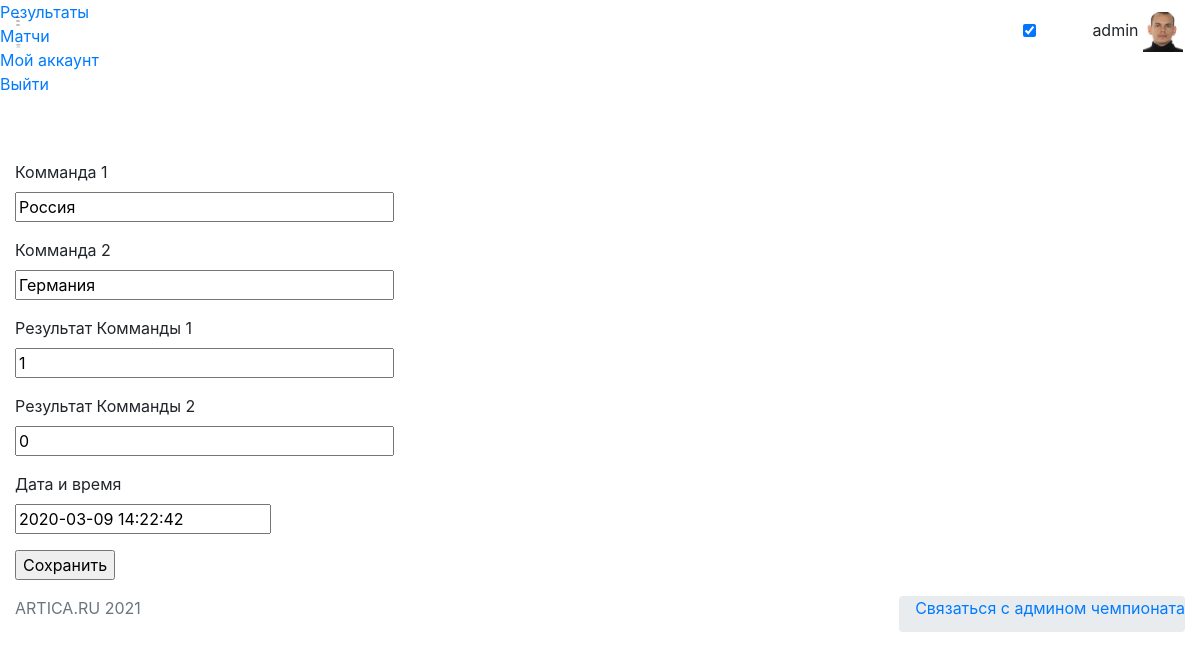
The page /editmatchs/1 (signed in) on the database its author committed.
### app/models.py (models this page shows, shortened)
class User(UserMixin, db.Model):
    id = db.Column(db.Integer, primary_key=True)
    username = db.Column(db.String(64), index=True, unique=True)
    email = db.Column(db.String(120), index=True, unique=True)
    password_hash = db.Column(db.String(128))
    pred = db.relationship('Bets', backref='author', lazy='dynamic')
    avatar = db.Column(db.String(128))
    about_me = db.Column(db.String(140))
    fio = db.Column(db.String(140))

class Match(db.Model):
    id = db.Column(db.Integer, primary_key=True)
    team1 = db.Column(db.String(64))
    team2 = db.Column(db.String(64))
    t1_res =  db.Column(db.Integer)
    t2_res = db.Column(db.Integer)
    timestamp = db.Column(db.DateTime, index=True, default=datetime.utcnow)
    completed = db.Column(db.Boolean, default=False)

### app/routes.py (the view, shortened to what this page needs)
@app.route('/editmatchs/<match_id>', methods=['GET', 'POST'])
@login_required
def editmatchs(match_id):
    if current_user.username == 'admin':
        edit = Match.query.filter_by(id=match_id).first_or_404()
        form = MatchEditForm()
        return render_template('editmatch.html', form=form, edit=edit)
    else:
        return redirect(url_for('matchs'))
    return redirect(url_for('matchs'))

### app/forms.py
class MatchEditForm(FlaskForm):
    team1 = StringField('Комманда 1', validators=[DataRequired()])
    team2 = StringField('Комманда 2', validators=[DataRequired()])
    t1_res = StringField('Результат Комманды 1')
    t2_res = StringField('Результат Комманды 2')
    datetime = DateTimeField('Дата и время', validators=[DataRequired()], default= datetime.utcnow())
    submit = SubmitField('Сохранить')

### app/models.py (called while the page is built)
@login.user_loader
def load_user(id):
    return User.query.get(int(id))

### app/templates/editmatch.html (shortened to what this page needs)
{% extends  'base.html' %}
{% block content%}
     <form action="" method="post" novalidate>
        <p>
            {{ form.team1.label }}<br>
            {{ form.team1(size=32, value=edit.team1) }}<br>
        </p>
         <p>
            {{ form.team2.label }}<br>
            {{ form.team2(size=32, value=edit.team2) }}<br>
        </p>
         <p>
            {{ form.t1_res.label }}<br>
            {{ form.t1_res(size=32, value=edit.t1_res) }}<br>
        </p>
         <p>
            {{ form.t2_res.label }}<br>
            {{ form.t2_res(size=32, value=edit.t2_res) }}<br>
        </p>
        <p>
            {{ form.datetime.label }}<br>
            {{ form.datetime (value=edit.timestamp)}}<br>
        </p>
        <p>{{ form.submit() }}</p>
    </form>
{% endblock %}

### app/templates/base.html (shortened to what this page needs)
<!DOCTYPE html>
<html lang="en">
<head>
    <link rel="stylesheet" href="https://starbets.herokuapp.com/static/font/iconsmind-s/css/iconsminds.css" />
    <link rel="stylesheet" href="https://starbets.herokuapp.com/static/font/simple-line-icons/css/simple-line-icons.css" />
    <link rel="stylesheet" href="https://starbets.herokuapp.com/static/css/vendor/bootstrap.min.css" />
    <link rel="stylesheet" href="https://starbets.herokuapp.com/static/css/vendor/bootstrap.rtl.only.min.css" />
    <link rel="stylesheet" href="https://starbets.herokuapp.com/static/css/vendor/fullcalendar.min.css" />
    <link rel="stylesheet" href="https://starbets.herokuapp.com/static/css/vendor/dataTables.bootstrap4.min.css" />
    <link rel="stylesheet" href="https://starbets.herokuapp.com/static/css/vendor/datatables.responsive.bootstrap4.min.css" />
    <link rel="stylesheet" href="https://starbets.herokuapp.com/static/css/vendor/select2.min.css" />
    <link rel="stylesheet" href="https://starbets.herokuapp.com/static/css/vendor/select2-bootstrap.min.css" />
    <link rel="stylesheet" href="https://starbets.herokuapp.com/static/css/vendor/perfect-scrollbar.css" />
    <link rel="stylesheet" href="https://starbets.herokuapp.com/static/css/vendor/glide.core.min.css" />
    <link rel="stylesheet" href="https://starbets.herokuapp.com/static/css/vendor/bootstrap-stars.css" />
    <link rel="stylesheet" href="https://starbets.herokuapp.com/static/css/vendor/nouislider.min.css" />
    <link rel="stylesheet" href="https://starbets.herokuapp.com/static/css/vendor/bootstrap-datepicker3.min.css" />
    <link rel="stylesheet" href="https://starbets.herokuapp.com/static/css/vendor/component-custom-switch.min.css" />
    <link rel="stylesheet" href="https://starbets.herokuapp.com/static/css/main.css" />
</head>
<body id="app-container" class="menu-default show-spinner">
    <nav class="navbar fixed-top">
        <div class="d-flex align-items-center navbar-left">
            <a href="#" class="menu-button d-none d-md-block">
                <svg class="main" xmlns="http://www.w3.org/2000/svg" viewBox="0 0 9 17">
                    <rect x="0.48" y="0.5" width="7" height="1" />
                    <rect x="0.48" y="7.5" width="7" height="1" />
                    <rect x="0.48" y="15.5" width="7" height="1" />
                </svg>
                <svg class="sub" xmlns="http://www.w3.org/2000/svg" viewBox="0 0 18 17">
                    <rect x="1.56" y="0.5" width="16" height="1" />
                    <rect x="1.56" y="7.5" width="16" height="1" />
                    <rect x="1.56" y="15.5" width="16" height="1" />
                </svg>
            </a>
        </div>
        <div class="navbar-right">
            <div class="header-icons d-inline-block align-middle">
                <div class="d-none d-md-inline-block align-text-bottom mr-3">
                    <div class="custom-switch custom-switch-primary-inverse custom-switch-small pl-1"
                         data-toggle="tooltip" data-placement="left" title="Dark Mode">
                        <input class="custom-switch-input" id="switchDark" type="checkbox" checked>
                    </div>
                </div>
                <button class="header-icon btn btn-empty d-none d-sm-inline-block" type="button" id="fullScreenButton">
                </button>
            </div>
               {% if current_user.is_anonymous %}{% else %}
            <div class="user d-inline-block">
                <button class="btn btn-empty p-0" type="button" data-toggle="dropdown" aria-haspopup="true"
                    aria-expanded="false">
                    <span class="name">{{ current_user.username }}</span>
                    <span>
                        <img style="object-fit: cover; width: 40px; height: 40px;" alt="Profile picture" src="{{'static/'+current_user.avatar}}" />
                    </span>
                </button>
            </div>
            {% endif %}
        </div>
    </nav>
    <div class="menu">
        <div class="main-menu">
            <div class="scroll">
                <ul class="list-unstyled">
                    {% if current_user.is_anonymous %}
                    <li>
                        <a href="{{ url_for('login') }}">
                            <i class="simple-icon-login"></i> Войти
                        </a>
                    </li>
                    <li>
                        <a href="{{ url_for('register') }}">
                            <i class="simple-icon-user-follow"></i> Регистрация
                        </a>
                    </li>
                    {% else %}
                   <li  {% block active %}{% endblock %}>
                        <a href="/">
                            <span>Результаты</span>
                        </a>
                    </li>
                    <li {% block activematch %}{% endblock %}>
                        <a href="{{ url_for('matchs') }}">
                             Матчи
                        </a>
                    </li>
                    <li {% block activeacc %}{% endblock %}>
                        <a href="{{ url_for('user', username=current_user.username) }}">
                             Мой аккаунт
                        </a>
                    </li>
                    <li>
                        <a href="{{ url_for('logout') }}">
                             Выйти
                        </a>
                    </li>
                 {% endif %}
                </ul>
            </div>
        </div>
    </div>
    <main>
        <div class="container-fluid">
            <div class="row">
                <div class="col-12">
                </div>
            </div>
                {% block content%}
                {% endblock %}
        </div>
    </main>
    <footer class="page-footer">
        <div class="footer-content">
            <div class="container-fluid">
                <div class="row">
                    <div class="col-12 col-sm-6">
                        <p class="mb-0 text-muted">ARTICA.RU 2021</p>
                    </div>
                    <div class="col-sm-6 d-none d-sm-block">
                        <ul class="breadcrumb pt-0 pr-0 float-right">
                            <li class="breadcrumb-item mb-0">
                                <a href="tel:+79132344444" class="btn-link">Связаться с админом чемпионата</a>
                            </li>
                        </ul>
                    </div>
                </div>
            </div>
        </div>
    </footer>
</body>
</html>

### rows shown on the page
User: username "admin", avatar (picture)
Match: team1 "Россия", team2 "Германия", t1_res "1", t2_res "0"
